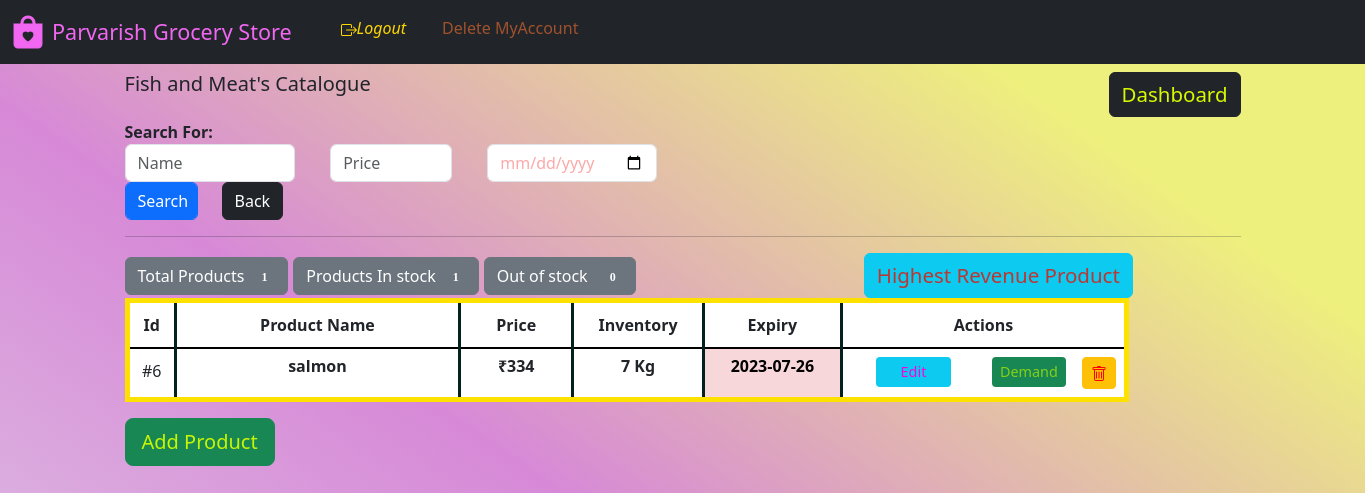
/manager_dash/category_catalog/4, run on the app's committed database.
### website/model.py (models this page shows)
class Category(db.Model):
    category_Name = db.Column(db.String(), nullable=False, unique=True)
    category_Id = db.Column(db.Integer(), primary_key=True)
    description = db.Column(db.String())
    managedBy_Id = db.Column(db.Integer(), db.ForeignKey('store.id'))
    catalog = db.relationship('Product', backref='parent')

class Product(db.Model):
    product_id = db.Column(db.Integer(), primary_key=True)
    product_Name = db.Column(db.String(), nullable=False)
    metric_Unit = db.Column(db.String(), nullable=False)
    rate = db.Column(db.Integer(), nullable=False)
    rate_perUnit = db.Column(db.String(), nullable=False)
    stock = db.Column(db.Integer(), nullable=False)
    expiredBy = db.Column(db.String(), nullable=False)
    category_Id = db.Column(db.String(), db.ForeignKey('category.category_Id'))

### website/views.py (the view, shortened to what this page needs)
@login_required
@Views.route('/manager_dash/category_catalog/<int:id>', methods=["GET", "POST"])
def Category_catalog(id):
    category = Category.query.get(id)
    products = Product.query.filter(Product.category_Id == id).order_by(
        Product.expiredBy.asc()).all()
    produce = Product.query.filter(Product.category_Id == id).all()
    m = 0
    date1 = str(date.today())
    print(date1)
    expired_dates = set()
    for pro in produce:
        if pro.stock > 0:
            m += 1
        if pro.expiredBy <= date1:
            expired_dates.add(pro.expiredBy)
    if os.path.isfile('website/static/BestProduct.png'):
        os.remove('website/static/BestProduct.png')
    pd_3(category.category_Name)
    return render_template('category_catalog.html', name=category.category_Name, category_id=category.category_Id, products=products, product_instock=m, expired_dates=expired_dates)

### website/templates/category_catalog.html (shortened to what this page needs)
{% extends "base.html" %} {% block title %}Added Products{% endblock %}{% block
logout %}
<span
              id="logout"
              style="display: block inline-block; width: 600px"
            >
              <span style="margin: auto"
                ><i
                  ><a
                    class="nav-item nav-link"
                    style="float: left; color: rgb(255, 215, 0)"
                    href="/logout"
                    style="display: block; width: 10%; margin-left: 0px"
                    >Logout</a
                  ></i
                ></span
              ><span style="margin: auto"
                ><a
                  class="nav-item nav-link"
                  style="
                    float: left;
                    color: rgb(160, 82, 45);
                    width: 60%;
                    margin-left: 20px;
                  "
                  href="/delete_account/{{id}}"
                  onclick="return confirm('Are you sure you want to delete the account?');"
                  >Delete MyAccount</a
                ></span
              ></span
            >
{% endblock %} {% block content %}<section>
<h5>
  <span style="float: left">{{ name }}'s Catalogue </span>
</h5><h6>
  <span style="float: right"
    ><a class="btn btn-dark" style="color: rgb(216, 249, 1); font-size: 1.5vw;text-decoration: none;" href="{{ url_for('views.Dash_manager') }}">Dashboard</a></span
  >
</h6><br></br>
<div class="col-6">
  <div class="col-2" ><strong>Search For: </strong></div>
  <form action="{{ url_for('views.Category_catalog',id=category_id) }}" method="POST" autocomplete="off">
    <div class="row">
      <div class="col-4">
        <input type="text" class="form-control" value="" name="search" id="search" placeholder="Name" />
      </div>
      <div class="col-3" style="margin-left:2%">
        <input type="text" class="form-control" value="" name="search2" placeholder="Price" />
      </div>
      <div class="col-4" style="margin-left:2%">
        <input type="date" style="color:rgb(251, 169, 169);" value=""class="form-control" name="date" id="date" placeholder="Expiry" />
      </div>
      <div class="col-2" align="left">
        <input type="submit" class="form-control btn btn-primary" value="Search"  />
      </div>
      <div class="col-3" align="left"><button type="submit" class="btn btn-dark" formaction="{{ url_for('views.Category_catalog',id=category_id) }}">
        Back </button>
      </div>
    </form>
    </div>
  </div>
<hr /></section>
<section>
{% if products|length == 0 %}
  <div class="alert alert-warning" role="alert">
    <p>No Product found.</p>
    Press
    <a class="btn btn-dark btn-sm"
      href="/manager_dash/category_create/{{ category_id }}"
      class="alert-link"
      style="
        color: rgb(153, 43, 226);
          padding: 10px 10px; text-decoration: none;
      "
      >'Add Product'</a
    >
    to add a new product in this catefory
  </div>
  {% else %}
  <div><span>
  <button type="button" STYLE="font-family:'Verdana',margin-left = 5px;"class="btn btn-secondary">
    Total Products <span STYLE="font-family:'Verdana';margin-left :5px;" class="badge badge-light">{{ products|length }}</span>
  </button></span><span STYLE="margin-left: 5px;"><button type="button" STYLE="font-family:'Verdana',margin-left = 5px;"class="btn btn-secondary">
    Products In stock <span STYLE="font-family:'Verdana';margin-left : 5px;" class="badge badge-light">{{ product_instock }}</span>
  </button></span>
  <span><button type="button" STYLE="font-family:'Verdana',margin-left = 5px;"class="btn btn-secondary">
    Out of stock <span STYLE="font-family:'Verdana';margin-left : 10px" class="badge badge-light">{{ products|length - product_instock }}</span>
  </button></span>
  <span>
  <button type="button" class="btn btn-info" style="margin-left: 20%;color: rgba(227, 21, 7, 0.809); font-size: 1.5vw;text-decoration: none;" data-toggle="modal" data-target="#exampleModalCenter3">
    Highest Revenue Product
  </button>
  </span></div>
  <table
  class="table table-hover"
    style="
      border: 5px solid rgb(255, 225, 0);
      width: 90%;
    "
  ><thead class="thead-dark">
    <tr align="center" style="border-bottom: 2px solid black">
      <th
        style="
          padding: 10px 10px;
          width: 5%;
          border-right: 3px solid rgb(3, 33, 31);
        "
      >
        Id
      </th>
      <th
        style="
          border-right: 3px solid rgb(3, 33, 31);
          padding: 10px 10px;
          width: 35%;
        "
      >
        Product Name
      </th>
      <th
        style="
          border-right: 3px solid rgb(3, 33, 31);
          padding: 10px 10px;
          width: 13%;
        "
      >
        Price
      </th>
      <th
        style="
          border-right: 3px solid rgb(3, 33, 31);
          padding: 10px 10px;
          width: 14%;
        "
      >
        Inventory
      </th>
      <th
        style="
          border-right: 3px solid rgb(3, 33, 31);
          padding: 10px 10px;
          width: 16%;
        "
      >
        Expiry
      </th>
      <th style=" padding: 10px 10px; width: 50%" colspan="3">
        Actions
      </th>
    </tr></thead>
    {% for variety in products %}
    <tbody>
    <tr align="center" style="width: 100%">
      <td style="padding: 10px; border-right: 3px solid rgb(3, 33, 31)">
        #{{ variety.product_id }}
      </td>
      <td
        style=" padding: 5px; border-right: 3px solid rgb(3, 33, 31)"
      >
        <strong
          >{{ variety.product_Name }}
          </strong
        >
      </td>
      <td
        style=" padding: 5px; border-right: 3px solid rgb(3, 33, 31)"
      >
        <strong
          >&#8377;{{ variety.rate}}
          </strong
        >
      </td>
      {% if variety.stock == 0 %}
      <td class="table-danger"
        style=" padding: 5px; border-right: 3px solid rgb(3, 33, 31)"
      >
        <strong
          >{{ variety.stock }} {{ variety.metric_Unit }}
          </strong
        >
      </td>
      {% else %}
      <td
        style=" padding: 5px; border-right: 3px solid rgb(3, 33, 31)"
      >
        <strong
          >{{ variety.stock }} {{ variety.metric_Unit }}
          </strong
        >
      </td>
      {% endif %}
      {% if variety.expiredBy in expired_dates  %}
      <td class="table-danger"
      style=" padding: 5px; border-right: 3px solid rgb(3, 33, 31)"
    >
      <strong
        >{{ variety.expiredBy }}
        </strong
      >
    </td>{% endif %}
    <span>
      <td style="width: 25%">
        <a class="btn btn-info btn-sm" style="width:60%;color:rgb(246, 5, 218);font-size: 0.9em;border:3px;"  href="/manager_dash/update_item/{{ variety.product_id }}"
          >Edit</a
        >
      </td></span><span><span><td style="width: 80%">
      <a class="btn btn-success btn-sm" style="margin: 0px;color: rgba(157, 227, 7, 0.809); font-size: 0.9em;text-decoration: none;border:0px" href="/manager_dash/demand_item/{{ variety.product_Name }}">
        Demand
      </a>
    </td></span>
      <td >
        <a class="btn btn-warning btn-sm"  onclick="return confirm('Are you sure to delete?')" style="width:100%; color: red;text-decoration: none;font-size: 0.9em"  href="/manager_dash/delete_product/{{ variety.product_id }}"></a>
      </td></span>
    </tr></tbody>
    {% endfor %}
  </table>
  <strong><a align=center class="btn btn-success btn-lg" style="color:rgb(198, 246, 4)" href="/manager_dash/category_create/{{ category_id }}" style="text-decoration: none;"
    >Add Product</a
  ></strong>
  <br></br>
  {% endif %}
</div></section>
{% endblock %}

### website/templates/base.html (style rules this page uses)
html { scroll-behavior: smooth; }
body { height: 1200px; background: linear-gradient( 35deg, #e2ecec 0%, #d789d7 51%, #eef07d 85% ); }

### data on the page
Category: category_Name "Fish and Meat"
Product: product_id "6", product_Name "salmon", rate "334", stock "7", metric_Unit "Kg", expiredBy "2023-07-26"

### other printed values
{{ products|length }} "1"
{{ product_instock }} "1"
{{ products|length - product_instock }} "0"
